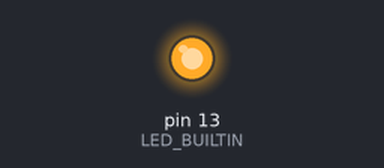
This sketch was run on a simulated Arduino Uno WiFi Rev2. On the bench: output pins drawn as LEDs (lit = HIGH). WiFi joins after 1.5 s; servers stay silent unless stated; what the sketch prints to the serial monitor is not drawn.

Above: at 0.1 s.
At 15.3 s:
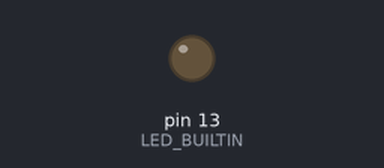
Timing chart, 0 to 16.8 s (numbered marks = the images above):
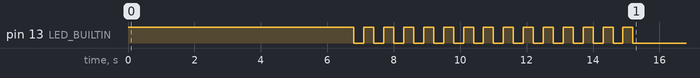

The sketch:

WiFiPing.ino
```cpp
/*
  This example connects to an encrypted WiFi network (WPA/WPA2).
  Then it prints the MAC address of the board,
  the IP address obtained, and other network details.
  Then it continuously pings given host specified by IP Address or name.

  Circuit:
  * Board with NINA module (Arduino MKR WiFi 1010, MKR VIDOR 4000 and UNO WiFi Rev.2)

  created 13 July 2010
  by dlf (Metodo2 srl)
  modified 09 June 2016
  by Petar Georgiev
*/
#include <SPI.h>
#include <WiFiNINA.h>

#include "arduino_secrets.h"
///////please enter your sensitive data in the Secret tab/arduino_secrets.h
char ssid[] = SECRET_SSID;        // your network SSID (name)
char pass[] = SECRET_PASS;    // your network password (use for WPA, or use as key for WEP)
int status = WL_IDLE_STATUS;     // the WiFi radio's status

// Specify IP address or hostname
String hostName = "www.google.com";
int pingResult;

void setup() {

  // inicializa el pin digital LED_BUILTIN como una salida.
  pinMode(LED_BUILTIN, OUTPUT);
  digitalWrite(LED_BUILTIN, HIGH); // led on - inicio

  // Initialize serial and wait for port to open:
  Serial.begin(9600);
  while (!Serial) {
    ; // wait for serial port to connect. Needed for native USB port only
  }

  // check for the WiFi module:
  if (WiFi.status() == WL_NO_MODULE) {

    Serial.println("Communication with WiFi module failed!");
    // don't continue
    while (true);
  }

  String fv = WiFi.firmwareVersion();
  if (fv < WIFI_FIRMWARE_LATEST_VERSION) {
    Serial.println("Please upgrade the firmware");
  }

  // attempt to connect to WiFi network:
  while ( status != WL_CONNECTED) {
    Serial.print("Attempting to connect to WPA SSID: ");
    Serial.println(ssid);
    // Connect to WPA/WPA2 network:
    status = WiFi.begin(ssid, pass);

    // wait 5 seconds for connection:
    delay(5000);

    digitalWrite(LED_BUILTIN, LOW); // led off
    blink(500); // conexión incorrecta

  }

  // you're connected now, so print out the data:
  Serial.println("You're connected to the network");
  digitalWrite(LED_BUILTIN, LOW); // led off - conexion correcta
  printCurrentNet();
  printWiFiData();
}

void blink(int n) { // funcion de parpadeo
  for (int i = 1; i <= 5; i++) {
    for (int j = 1; j <= i; j++ ) {
      digitalWrite(LED_BUILTIN, HIGH);   // turn the LED on (HIGH is the voltage level)
      delay(300);                        // frecuencia de parpadeo
      digitalWrite(LED_BUILTIN, LOW);    // turn the LED off by making the voltage LOW
      delay(300);                        // frecuencia de parpadeo
    }
  }
}

void loop() {
  Serial.print("Pinging ");
  Serial.print(hostName);
  Serial.print(": ");

  pingResult = WiFi.ping(hostName);

  if (pingResult >= 0) {
    Serial.print("SUCCESS! RTT = ");
    Serial.print(pingResult);
    Serial.println(" ms");
  } else {
    Serial.print("FAILED! Error code: ");
    Serial.println(pingResult);
  }

  delay(5000);
}

void printWiFiData() {
  // print your board's IP address:
  IPAddress ip = WiFi.localIP();
  Serial.print("IP address : ");
  Serial.println(ip);

  Serial.print("Subnet mask: ");
  Serial.println((IPAddress)WiFi.subnetMask());

  Serial.print("Gateway IP : ");
  Serial.println((IPAddress)WiFi.gatewayIP());

  // print your MAC address:
  byte mac[6];
  WiFi.macAddress(mac);
  Serial.print("MAC address: ");
  printMacAddress(mac);
}

void printCurrentNet() {
  // print the SSID of the network you're attached to:
  Serial.print("SSID: ");
  Serial.println(WiFi.SSID());

  // print the MAC address of the router you're attached to:
  byte bssid[6];
  WiFi.BSSID(bssid);
  Serial.print("BSSID: ");
  printMacAddress(bssid);
  // print the received signal strength:
  long rssi = WiFi.RSSI();
  Serial.print("signal strength (RSSI): ");
  Serial.println(rssi);

  // print the encryption type:
  byte encryption = WiFi.encryptionType();
  Serial.print("Encryption Type: ");
  Serial.println(encryption, HEX);
  Serial.println();
}

void printMacAddress(byte mac[]) {
  for (int i = 5; i >= 0; i--) {
    if (mac[i] < 16) {
      Serial.print("0");
    }
    Serial.print(mac[i], HEX);
    if (i > 0) {
      Serial.print(":");
    }
  }
  Serial.println();
}
```

arduino_secrets.h
```cpp
#define SECRET_SSID "nano33iot"
#define SECRET_PASS "12345678"
```
